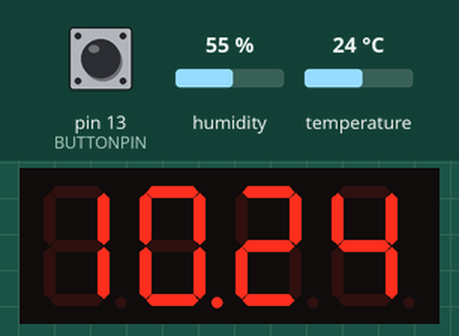
Simulated run of this sketch. Board: Arduino Uno, built with avr-gcc and run on an emulated ATmega328P. Parts: 4-digit seven-segment display. The inputs (shaded band) are chosen by the test bench; at power-on: humidity 55 %, temperature 24 °C, pin 13 (BUTTONPIN) HIGH. The local clock reads 2024-03-15 10:24:30 at power-on unless the sketch sets it.

Above: at 1.2 s.
1.3 s: humidity set to 22 %
At 10.4 s:
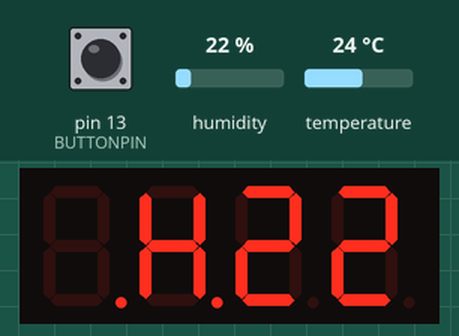
10.6 s: temperature set to 12 °C
19.9 s: humidity set to 40 %
At 25.8 s:
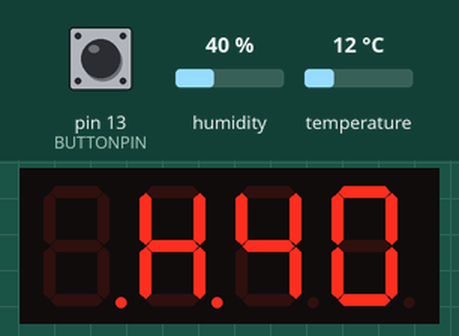
29.2 s: temperature set to 19 °C
At 36.1 s:
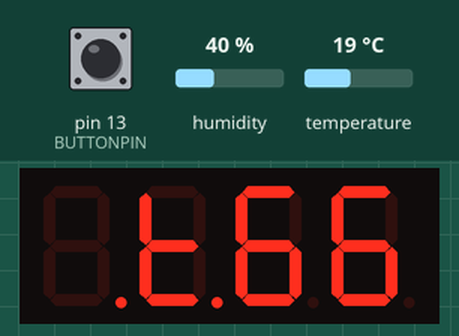
38.5 s: pin 13 (BUTTONPIN) pulled LOW for 0.15 s
Timing chart, 0 to 41.5 s (numbered marks = the images above; inputs shaded):
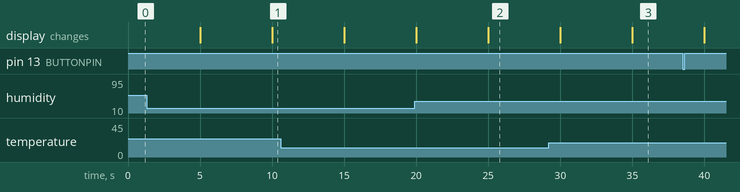

The sketch:

sevenseg_bot.ino
```cpp
/* Freeform "SevenSeg" Bot Workshop with special guest Mohit Bhoite April 25th, 2020, 1:30pm
 *  Requires libraries:
 *    RTClib by Adafruit
 *    SevSeg by Dean Reading
 *    DHT sensor library by Adafruit
 */

#include "SevSeg.h"
#include "DHT.h"
#include <Wire.h>
#include "RTClib.h"

#define DHTPIN 6     // Digital pin connected to the DHT sensor
#define DHTTYPE DHT22   // DHT 22  (AM2302), AM2321
#define LIGHTPIN 1
#define BUTTONPIN 13

char temp[5];
char humidity[5];
char cltime[5];

int mode=0;

unsigned long previousMillis1 = 0;
unsigned long previousMillis2 = 0;
const long modeInterval = 5000;
const long lightOnInterval = 10000;

bool lightOn = false;

SevSeg sevseg; //Instantiate a seven segment controller object
DHT dht(DHTPIN, DHTTYPE);
RTC_DS1307 rtc;

void setup() {

  Serial.begin(9600);
  pinMode(LIGHTPIN, OUTPUT);
  pinMode(BUTTONPIN, INPUT_PULLUP);

  byte numDigits = 4;
  byte digitPins[] = {A5, A2, A1, 12};
  byte segmentPins[] = {A4, A0, 10, 7, 5, A3, 11, 9};
  bool resistorsOnSegments = true; // 'false' means resistors are on digit pins
  byte hardwareConfig = COMMON_ANODE; // See README.md for options
  bool updateWithDelays = false; // Default 'false' is Recommended
  bool leadingZeros = false; // Use 'true' if you'd like to keep the leading zeros
  bool disableDecPoint = false; // Use 'true' if your decimal point doesn't exist or isn't connected

  sevseg.begin(hardwareConfig, numDigits, digitPins, segmentPins, resistorsOnSegments,
  updateWithDelays, leadingZeros, disableDecPoint);
  sevseg.setBrightness(90);

  dht.begin();
  rtc.begin();

  digitalWrite(LIGHTPIN, HIGH);
  lightOn = true;

}

void loop() {

  if (digitalRead(BUTTONPIN)==false){
    digitalWrite(LIGHTPIN,true);
    lightOn=true;
    previousMillis2 = millis();
  }

  unsigned long currentMillis = millis();

  if (currentMillis - previousMillis1 >= modeInterval) {
    previousMillis1 = currentMillis;
    if (mode<2){
      mode++;
    }else{
      mode=0;
    }
  }

  if ((currentMillis - previousMillis2 >= lightOnInterval) && (lightOn == true)) {
    previousMillis1 = currentMillis;
    digitalWrite(LIGHTPIN,false);
    lightOn=false;
  }

  switch (mode){
    case 0:
      getTime();
      sevseg.setChars(cltime);
      break;
    case 1:
      getTemp();
      sevseg.setChars(temp);
      break;
    case 2:
      getHumidity();
      sevseg.setChars(humidity);
      break;
  }

  sevseg.refreshDisplay(); // Must run repeatedly
}

void getTemp(){
  // Reading temperature or humidity takes about 250 milliseconds!
  // Sensor readings may also be up to 2 seconds 'old' (its a very slow sensor)
  // Read temperature as Fahrenheit (isFahrenheit = true)
  float f = dht.readTemperature(true);
  int intemp = int(f);
  sprintf(temp, "%s%d", ".T.", intemp);

  //float h = dht.readHumidity();
  //int inhum = int(h);
  //sprintf(humidity, "%s%d", ".H.", inhum);

}

void getHumidity(){
  // Reading temperature or humidity takes about 250 milliseconds!
  // Sensor readings may also be up to 2 seconds 'old' (its a very slow sensor)
  // Read temperature as Fahrenheit (isFahrenheit = true)
  //float f = dht.readTemperature(true);
  //int intemp = int(f);
  //sprintf(temp, "%s%d", ".T.", intemp);

  float h = dht.readHumidity();
  int inhum = int(h);
  sprintf(humidity, "%s%d", ".H.", inhum);

}

void getTime(){
  DateTime now = rtc.now();
  int hr = 0;
  int mn = 0;
  if (now.hour()<12){
    hr = now.hour();
  }else{
    hr = (now.hour()-12);
  }

  mn = now.minute();

  if (hr < 10){
    if (mn < 10){
      sprintf(cltime, ".%d%s%d", hr, ".0", mn);
    }else if(mn == 0){
      sprintf(cltime, ".%d%s", hr, ".00");
    }else{
      sprintf(cltime, ".%d%s%d", hr, ".", mn);
    }
  }else{
    if (mn < 10){
      sprintf(cltime, "%d%s%d", hr, ".0", mn);
    }else if(mn == 0){
      sprintf(cltime, "%d%s", hr, ".00");
    }else{
      sprintf(cltime, "%d%s%d", hr, ".", mn);
    }
  }
}
```
